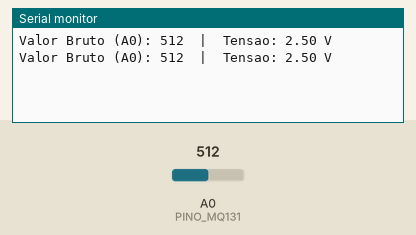
The sketch below on a simulated Arduino Uno, built with avr-gcc and run on an emulated ATmega328P. On the bench: the last lines printed to the serial monitor. The inputs (shaded band) are chosen by the test bench; at power-on: A0 (PINO_MQ131) = 512.

Above: at 1.8 s.
1.9 s: A0 (PINO_MQ131) set to 716
At 2.8 s:
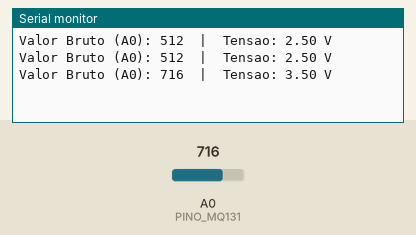
3.4 s: A0 (PINO_MQ131) set to 900
At 4.8 s:
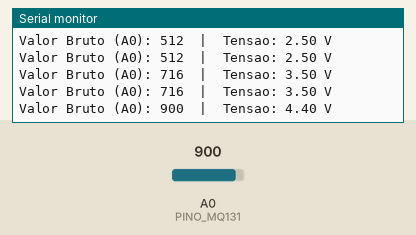
Timing chart, 0 to 6.4 s (numbered marks = the images above; inputs shaded):
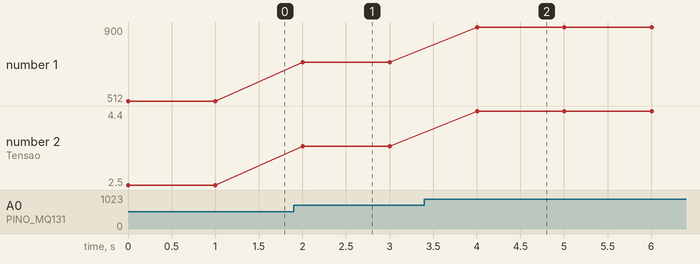

The sketch:

MQ_131.ino
```cpp
const int PINO_MQ131 = A0;

void setup() {
  Serial.begin(115200);
  while (!Serial);
}

void loop() {
  int leituraBruta = analogRead(PINO_MQ131);
  float tensao = leituraBruta * (5.0 / 1023.0);

  Serial.print("Valor Bruto (A0): ");
  Serial.print(leituraBruta);
  Serial.print("  |  Tensao: ");
  Serial.print(tensao, 2);
  Serial.println(" V");

  delay(1000);
}

//São utilizados jumpers macho-fêmea
//Relação dos pinos
// MQ-131     --------   Arduino UNO
//  VCC       ------- 5V (Arduino Uno)  fio Vermelho
//  GND       -------  GND (Arduino Uno) fio  Preto
//  A0        ------   A0 (Arduino Uno)  fio  Azul ou Verde
//  D0         -----   Sem conexão
```

Measured:
- after the input at 1.9 s, the serial monitor: prints a new line after 0.10 s (image 1)
- after the input at 3.4 s, the serial monitor: prints a new line after 0.60 s (image 2)
- plotted number 1: 512 → 716 after the input at 1.9 s, 716 → 900 after the input at 3.4 s
- plotted number 2: 2.5 → 3.5 after the input at 1.9 s, 3.5 → 4.4 after the input at 3.4 s
